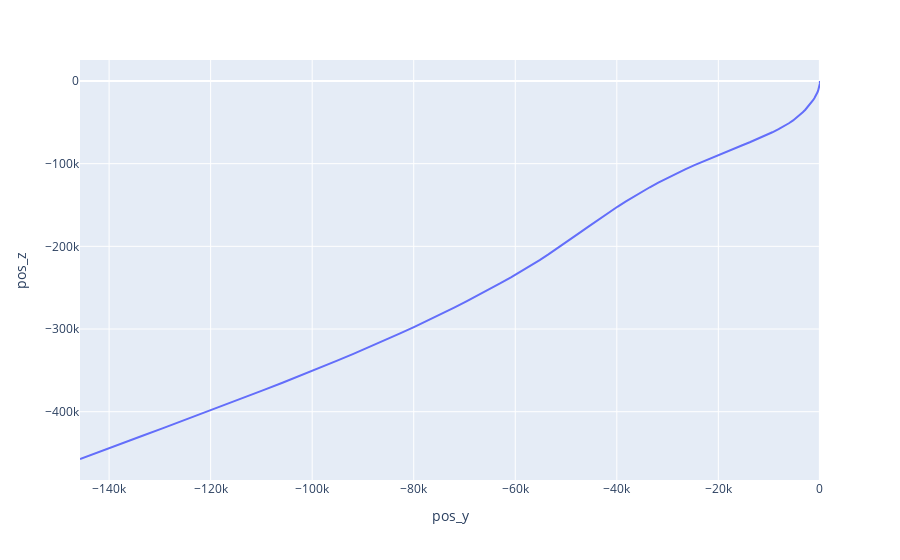

Notebook code for this chart:
### Code cell
px.line(df, x="pos_y", y="pos_z")
# px.line_3d(df, x="pos_x", y="pos_y",z="pos_z")
